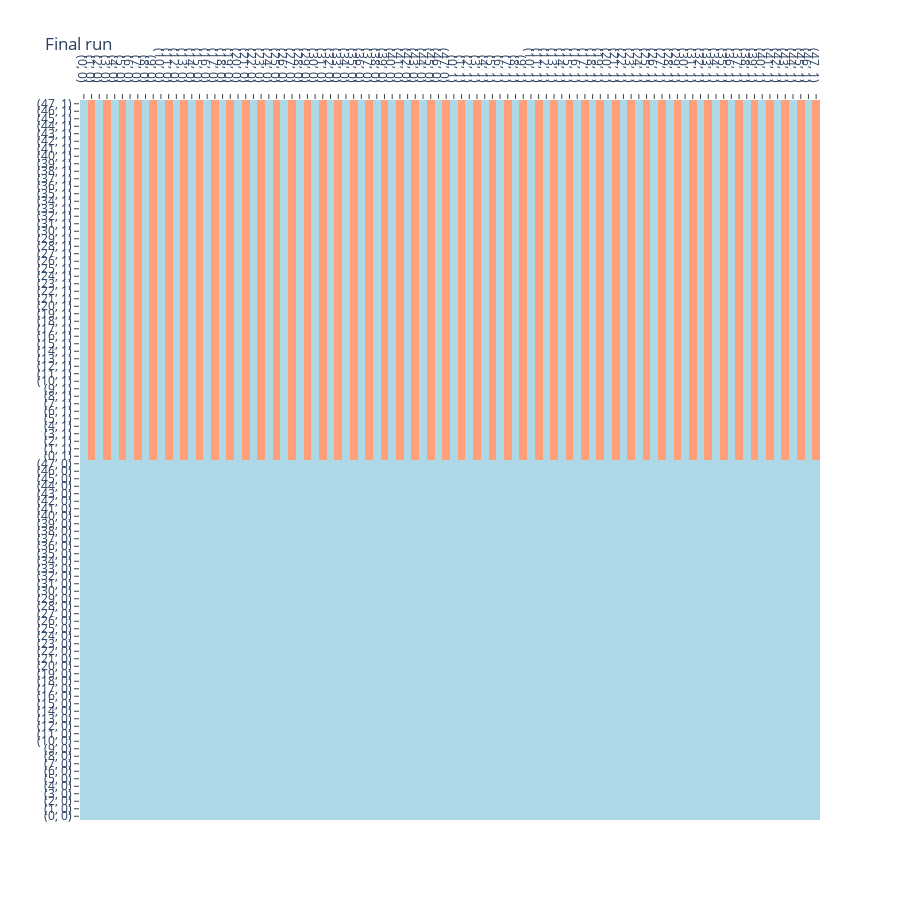

Notebook code for this chart:
### Code cell
fig.show()

### Figure 1 — Plotly figure (JSON) as saved in the notebook; plotly's stock layout.template omitted (floating-point values rounded to 4 significant figures; data arrays with more than 128 entries replaced by an {"elided": "..."} marker saying what was removed)
{"data": [{"colorscale": [[0, "#FFFFFF"], [0.25, "#FFFFFF"], [0.25, "#FFA07A"], [0.5, "#FFA07A"], [0.5, "#90EE90"], [0.75, "#90EE90"], [0.75, "#ADD8E6"], [1, "#ADD8E6"]], "customdata": {"elided": "96x96 str values"}, "hovertemplate": "x=%{x}<br>y=%{y}<br>z=%{customdata}<extra></extra>", "showscale": false, "type": "heatmap", "x": ["(0, 0)", "(1, 0)", "(2, 0)", "(3, 0)", "(4, 0)", "(5, 0)", "(6, 0)", "(7, 0)", "(8, 0)", "(9, 0)", "(10, 0)", "(11, 0)", "(12, 0)", "(13, 0)", "(14, 0)", "(15, 0)", "(16, 0)", "(17, 0)", "(18, 0)", "(19, 0)", "(20, 0)", "(21, 0)", "(22, 0)", "(23, 0)", "(24, 0)", "(25, 0)", "(26, 0)", "(27, 0)", "(28, 0)", "(29, 0)", "(30, 0)", "(31, 0)", "(32, 0)", "(33, 0)", "(34, 0)", "(35, 0)", "(36, 0)", "(37, 0)", "(38, 0)", "(39, 0)", "(40, 0)", "(41, 0)", "(42, 0)", "(43, 0)", "(44, 0)", "(45, 0)", "(46, 0)", "(47, 0)", "(0, 1)", "(1, 1)", "(2, 1)", "(3, 1)", "(4, 1)", "(5, 1)", "(6, 1)", "(7, 1)", "(8, 1)", "(9, 1)", "(10, 1)", "(11, 1)", "(12, 1)", "(13, 1)", "(14, 1)", "(15, 1)", "(16, 1)", "(17, 1)", "(18, 1)", "(19, 1)", "(20, 1)", "(21, 1)", "(22, 1)", "(23, 1)", "(24, 1)", "(25, 1)", "(26, 1)", "(27, 1)", "(28, 1)", "(29, 1)", "(30, 1)", "(31, 1)", "(32, 1)", "(33, 1)", "(34, 1)", "(35, 1)", "(36, 1)", "(37, 1)", "(38, 1)", "(39, 1)", "(40, 1)", "(41, 1)", "(42, 1)", "(43, 1)", "(44, 1)", "(45, 1)", "(46, 1)", "(47, 1)"], "y": ["(0, 0)", "(1, 0)", "(2, 0)", "(3, 0)", "(4, 0)", "(5, 0)", "(6, 0)", "(7, 0)", "(8, 0)", "(9, 0)", "(10, 0)", "(11, 0)", "(12, 0)", "(13, 0)", "(14, 0)", "(15, 0)", "(16, 0)", "(17, 0)", "(18, 0)", "(19, 0)", "(20, 0)", "(21, 0)", "(22, 0)", "(23, 0)", "(24, 0)", "(25, 0)", "(26, 0)", "(27, 0)", "(28, 0)", "(29, 0)", "(30, 0)", "(31, 0)", "(32, 0)", "(33, 0)", "(34, 0)", "(35, 0)", "(36, 0)", "(37, 0)", "(38, 0)", "(39, 0)", "(40, 0)", "(41, 0)", "(42, 0)", "(43, 0)", "(44, 0)", "(45, 0)", "(46, 0)", "(47, 0)", "(0, 1)", "(1, 1)", "(2, 1)", "(3, 1)", "(4, 1)", "(5, 1)", "(6, 1)", "(7, 1)", "(8, 1)", "(9, 1)", "(10, 1)", "(11, 1)", "(12, 1)", "(13, 1)", "(14, 1)", "(15, 1)", "(16, 1)", "(17, 1)", "(18, 1)", "(19, 1)", "(20, 1)", "(21, 1)", "(22, 1)", "(23, 1)", "(24, 1)", "(25, 1)", "(26, 1)", "(27, 1)", "(28, 1)", "(29, 1)", "(30, 1)", "(31, 1)", "(32, 1)", "(33, 1)", "(34, 1)", "(35, 1)", "(36, 1)", "(37, 1)", "(38, 1)", "(39, 1)", "(40, 1)", "(41, 1)", "(42, 1)", "(43, 1)", "(44, 1)", "(45, 1)", "(46, 1)", "(47, 1)"], "z": {"elided": "96x96 int values"}, "zmax": 3, "zmin": 0}], "layout": {"height": 900, "title": {"text": "Final run"}, "width": 900, "xaxis": {"autorange": true, "range": [-0.5, 95.5], "showgrid": true, "side": "top", "tickmode": "array", "ticks": "outside", "ticktext": ["(0, 0)", "(1, 0)", "(2, 0)", "(3, 0)", "(4, 0)", "(5, 0)", "(6, 0)", "(7, 0)", "(8, 0)", "(9, 0)", "(10, 0)", "(11, 0)", "(12, 0)", "(13, 0)", "(14, 0)", "(15, 0)", "(16, 0)", "(17, 0)", "(18, 0)", "(19, 0)", "(20, 0)", "(21, 0)", "(22, 0)", "(23, 0)", "(24, 0)", "(25, 0)", "(26, 0)", "(27, 0)", "(28, 0)", "(29, 0)", "(30, 0)", "(31, 0)", "(32, 0)", "(33, 0)", "(34, 0)", "(35, 0)", "(36, 0)", "(37, 0)", "(38, 0)", "(39, 0)", "(40, 0)", "(41, 0)", "(42, 0)", "(43, 0)", "(44, 0)", "(45, 0)", "(46, 0)", "(47, 0)", "(0, 1)", "(1, 1)", "(2, 1)", "(3, 1)", "(4, 1)", "(5, 1)", "(6, 1)", "(7, 1)", "(8, 1)", "(9, 1)", "(10, 1)", "(11, 1)", "(12, 1)", "(13, 1)", "(14, 1)", "(15, 1)", "(16, 1)", "(17, 1)", "(18, 1)", "(19, 1)", "(20, 1)", "(21, 1)", "(22, 1)", "(23, 1)", "(24, 1)", "(25, 1)", "(26, 1)", "(27, 1)", "(28, 1)", "(29, 1)", "(30, 1)", "(31, 1)", "(32, 1)", "(33, 1)", "(34, 1)", "(35, 1)", "(36, 1)", "(37, 1)", "(38, 1)", "(39, 1)", "(40, 1)", "(41, 1)", "(42, 1)", "(43, 1)", "(44, 1)", "(45, 1)", "(46, 1)", "(47, 1)"], "tickvals": [0, 1, 2, 3, 4, 5, 6, 7, 8, 9, 10, 11, 12, 13, 14, 15, 16, 17, 18, 19, 20, 21, 22, 23, 24, 25, 26, 27, 28, 29, 30, 31, 32, 33, 34, 35, 36, 37, 38, 39, 40, 41, 42, 43, 44, 45, 46, 47, 48, 49, 50, 51, 52, 53, 54, 55, 56, 57, 58, 59, 60, 61, 62, 63, 64, 65, 66, 67, 68, 69, 70, 71, 72, 73, 74, 75, 76, 77, 78, 79, 80, 81, 82, 83, 84, 85, 86, 87, 88, 89, 90, 91, 92, 93, 94, 95], "type": "category"}, "yaxis": {"autorange": true, "range": [-0.5, 95.5], "showgrid": true, "side": "left", "tickmode": "array", "ticks": "outside", "ticktext": ["(0, 0)", "(1, 0)", "(2, 0)", "(3, 0)", "(4, 0)", "(5, 0)", "(6, 0)", "(7, 0)", "(8, 0)", "(9, 0)", "(10, 0)", "(11, 0)", "(12, 0)", "(13, 0)", "(14, 0)", "(15, 0)", "(16, 0)", "(17, 0)", "(18, 0)", "(19, 0)", "(20, 0)", "(21, 0)", "(22, 0)", "(23, 0)", "(24, 0)", "(25, 0)", "(26, 0)", "(27, 0)", "(28, 0)", "(29, 0)", "(30, 0)", "(31, 0)", "(32, 0)", "(33, 0)", "(34, 0)", "(35, 0)", "(36, 0)", "(37, 0)", "(38, 0)", "(39, 0)", "(40, 0)", "(41, 0)", "(42, 0)", "(43, 0)", "(44, 0)", "(45, 0)", "(46, 0)", "(47, 0)", "(0, 1)", "(1, 1)", "(2, 1)", "(3, 1)", "(4, 1)", "(5, 1)", "(6, 1)", "(7, 1)", "(8, 1)", "(9, 1)", "(10, 1)", "(11, 1)", "(12, 1)", "(13, 1)", "(14, 1)", "(15, 1)", "(16, 1)", "(17, 1)", "(18, 1)", "(19, 1)", "(20, 1)", "(21, 1)", "(22, 1)", "(23, 1)", "(24, 1)", "(25, 1)", "(26, 1)", "(27, 1)", "(28, 1)", "(29, 1)", "(30, 1)", "(31, 1)", "(32, 1)", "(33, 1)", "(34, 1)", "(35, 1)", "(36, 1)", "(37, 1)", "(38, 1)", "(39, 1)", "(40, 1)", "(41, 1)", "(42, 1)", "(43, 1)", "(44, 1)", "(45, 1)", "(46, 1)", "(47, 1)"], "tickvals": [0, 1, 2, 3, 4, 5, 6, 7, 8, 9, 10, 11, 12, 13, 14, 15, 16, 17, 18, 19, 20, 21, 22, 23, 24, 25, 26, 27, 28, 29, 30, 31, 32, 33, 34, 35, 36, 37, 38, 39, 40, 41, 42, 43, 44, 45, 46, 47, 48, 49, 50, 51, 52, 53, 54, 55, 56, 57, 58, 59, 60, 61, 62, 63, 64, 65, 66, 67, 68, 69, 70, 71, 72, 73, 74, 75, 76, 77, 78, 79, 80, 81, 82, 83, 84, 85, 86, 87, 88, 89, 90, 91, 92, 93, 94, 95], "type": "category"}}}
